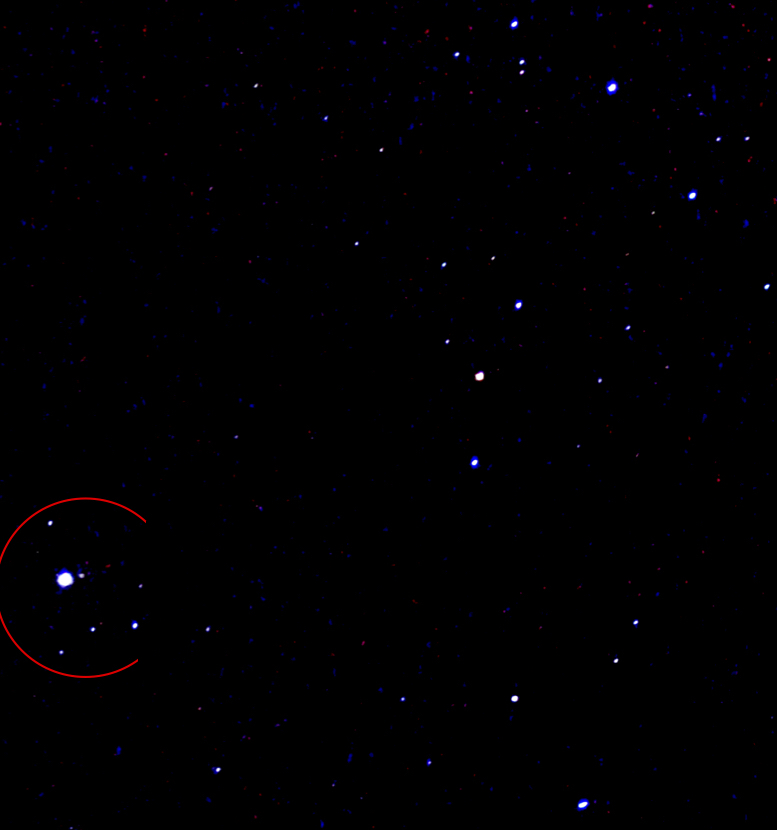
#> input picture picbase/Jupiter Picture1.jpg, 777 x 830 px, found by its file name; the run also reads 1 picture not shown here
$ jupyter execute --allow-errors StarRecognition.ipynb
#> lines starting #> are read from the running program, lines starting #| are printed output that depends on the picture; after the words box and inside, x2 and y2 are one past the last pixel; in counts of white or black regions, pixels touching at a corner belong together
[cell 1]
import numpy as np
import argparse
import imutils
import math
import cv2
import matplotlib.image as mpimg
import matplotlib.pyplot as plt
plt.rcParams['figure.figsize'] = [20, 15]

Center of contour

[cell 2]
def countourCenter(image, MIN_THRESH = 1):
    image_gray = cv2.cvtColor(image, cv2.COLOR_BGR2GRAY)
    blurred = cv2.GaussianBlur(image_gray, (5, 5), 0)
    image_gray = cv2.threshold(blurred, 60, 255, cv2.THRESH_BINARY)[1]
    cnts = cv2.findContours(image_gray.copy(), cv2.RETR_EXTERNAL,cv2.CHAIN_APPROX_SIMPLE)
    cnts = imutils.grab_contours(cnts)
    coor = []
    # loop over the contours
    for c in cnts:
        if cv2.contourArea(c) > MIN_THRESH:
            # compute the center of the contour
            M = cv2.moments(c)
            cX = int(M["m10"] / M["m00"])
            cY = int(M["m01"] / M["m00"])
            cXfloat = (M["m10"] / M["m00"])
            cYfloat = (M["m01"] / M["m00"])
            coor.append([cXfloat,cYfloat])
            # draw the contour and center of the shape on the image
            cv2.drawContours(image, [c], -1, (0, 255, 0), 2)
            cv2.circle(image, (cX, cY), 7, (255, 255, 255), -1)
            cv2.putText(image, "center", (cX - 20, cY - 20),
            cv2.FONT_HERSHEY_SIMPLEX, 0.5, (255, 255, 255), 2)

    return image, coor, cnts

Goal: Output X and Y coordinate for each star

[cell 3]
# load the image:
pic1 = mpimg.imread('/Users/jeffhe/Desktop/commitments/bliss/Solar-sail-localization/picbase/Jupiter Picture1.jpg')
#> pic1 is the input picture: shape (830, 777, 3); mean R, G, B 0.7, 0.3, 1.3
pic2 = mpimg.imread('/Users/jeffhe/Desktop/commitments/bliss/Solar-sail-localization/picbase/Jupiter Picture2.jpg')
plt.subplot(1,2,1), plt.imshow(pic1)
plt.subplot(1,2,2), plt.imshow(pic2)
#> (the rest of this cell did not finish here and is left out)

#> (a cell that did not finish here is left out)

[cell 5]
result1, coor1, cnts1 = countourCenter(pic1.copy(),MIN_THRESH = 1)
#> in countourCenter, `image_gray = cv2.threshold(blurred, 60, 255, cv2.THRESH_BINARY)[1]`:
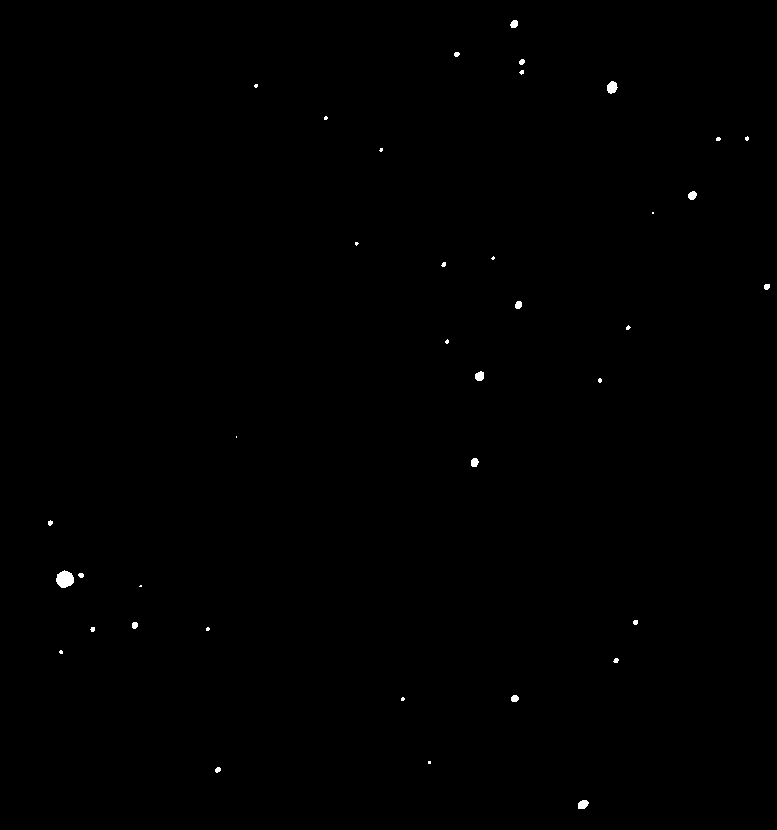
#> image_gray: shape (830, 777); 0.19% white; 38 white regions (19 under 20 px)
#> in countourCenter, `cnts = cv2.findContours(image_gray.copy(), cv2.RETR_EXTERNAL,cv2.CHAIN..`: cnts = 38 contours, 26 with area under 20; largest, box (x1, y1, x2, y2) and area: (56, 570, 74, 588) 213, (607, 81, 618, 94) 86, (578, 800, 589, 809) 64, (475, 371, 484, 381) 59, (688, 191, 697, 200) 49
#> the loop in countourCenter, `for c in cnts:` made 38 passes
#> (c, cX, cY, cXfloat, cYfloat) on passes 3, 12: ([[428, 761], [428, 763], [430, 763], [430, 761]], 429, 762, 429, 762), ([[140, 585], [139, 586], [141, 586], [141, 585]], 140, 585, 140.2, 585.6)
#> after the loop in countourCenter, `for c in cnts:`:
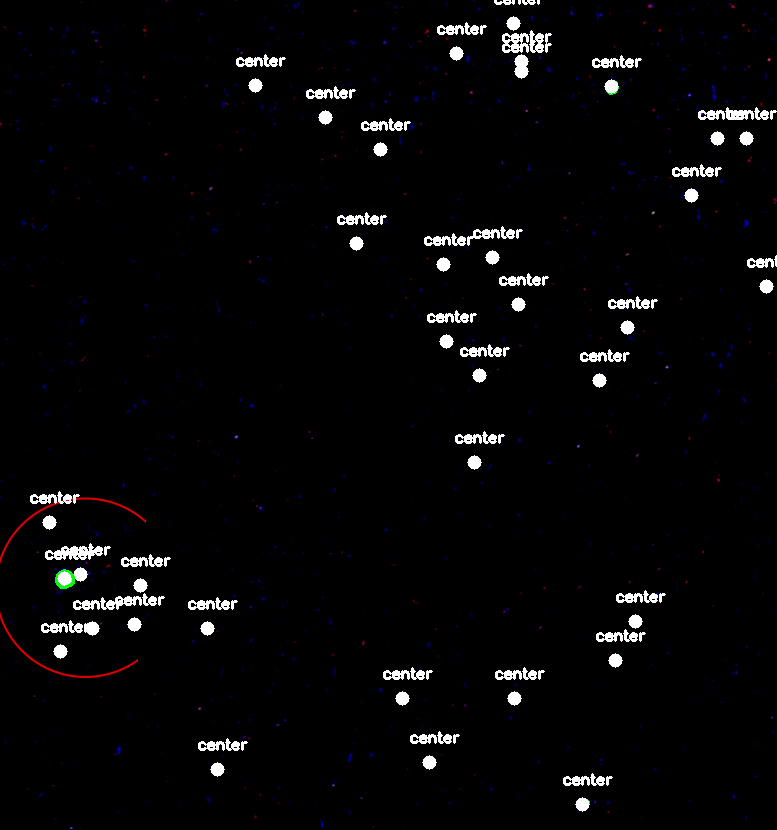
#> image: shape (830, 777, 3); 2.62% of pixels changed, all inside (x1, y1, x2, y2) = (30, 0, 777, 812)
#> after the loop in countourCenter, `for c in cnts:`: coor = 36 pairs, first value 49.87 to 766.4, second value 23.59 to 804
#> coor1 has the same summary as coor in countourCenter; cnts1 has the same summary as cnts in countourCenter
result2, coor2, cnts2 = countourCenter(pic2.copy(),MIN_THRESH = 1)
#> call 2 of countourCenter, with MIN_THRESH = 1
#> in countourCenter (call 2), `cnts = cv2.findContours(image_gray.copy(), cv2.RETR_EXTERNAL,cv2.CHAIN..`: cnts = 16 contours, 9 with area under 20; largest, box (x1, y1, x2, y2) and area: (68, 593, 82, 608) 146, (403, 334, 410, 346) 53, (465, 52, 472, 63) 46, (587, 697, 594, 706) 34, (502, 615, 508, 625) 32, (417, 413, 422, 422) 26, (365, 18, 370, 27) 24
#> the loop in countourCenter (call 2), `for c in cnts:` made 16 passes
#> (c, cX, cY, cXfloat, cYfloat) on passes 1, 8: ([[246, 743], [246, 745], [248, 745], [248, 743]], 247, 744, 247, 744), ([[46, 559], [46, 560], [47, 561], [47, 559]], 46, 559, 46.56, 559.8)
#> after the loop in countourCenter (call 2), `for c in cnts:`:
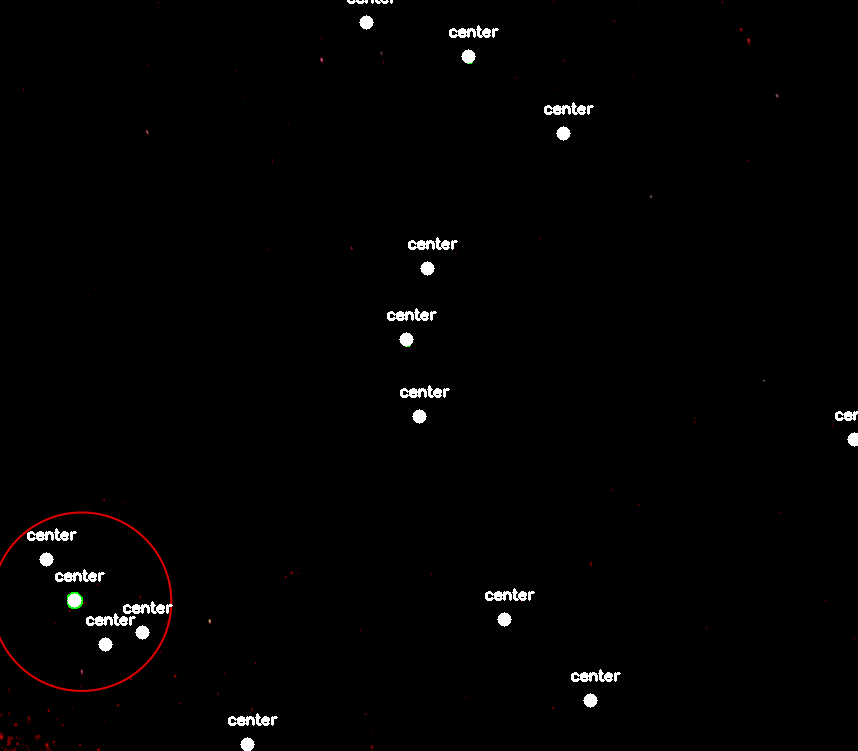
#> image: shape (751, 858, 3); mean R, G, B 3, 2.6, 2.5
#> after the loop in countourCenter (call 2), `for c in cnts:`: coor = [[247, 744], [590.3, 700.8], [105.1, 644.5], [142.6, 632.5], [504.4, 619.3], [74.2, 600.1], [46.56, 559.8], [854.1, 439.1], [419.1, 416.9], [406.1, 339.6], [427.5, 268.3], [563.5, 133.2], [468.1, 56.88], [367, 22.12]]
#> coor2 has the same summary as coor in countourCenter; cnts2 has the same summary as cnts in countourCenter
plt.subplot(1,2,1), plt.imshow(result1)
plt.subplot(1,2,2), plt.imshow(result2)

classify the stars according to brightness

[cell 6]
def arrayOfBrightest(image, topN, cnts, coor, MIN_THRESH = 1):
#> called with topN = 8, MIN_THRESH = 1
    gray = cv2.cvtColor(image, cv2.COLOR_BGR2GRAY)
    means = []
    topNArray = []
    for contour in cnts:
        if cv2.contourArea(contour) > MIN_THRESH:
            mean, stddev = getContourStat(contour, gray)
            means.append(mean[0][0])
#> this loop made 38 passes
#> (contour, mean, stddev) on passes 3, 12: ([[428, 761], [428, 763], [430, 763], [430, 761]], [123.3], [36]), ([[140, 585], [139, 586], [141, 586], [141, 585]], [128.6], [19.85])
#> after the loop, means = 36 values, max 187.7 at index 13, min 113.4 at index 29, mean 141.2
    count = 0
    while count < topN:
        index = means.index(max(means))
        topNArray.append(index)
        means[index] = -1
        count += 1
#> this loop made 8 passes
#> index on passes 1 to 8: 13, 17, 4, 20, 0, 25, 9, 21
#> after the loop, count = 8; means = 36 values, max 148.7 at index 14, min -1 at index 0, mean 104.5; topNArray = [13, 17, 4, 20, 0, 25, 9, 21]
    count = 0
    while count < topN:
        topNArray[count] = coor[topNArray[count]]
        count += 1
#> after the loop, count = 8; topNArray = [[64.5, 578.9], [479.2, 375.8], [514.4, 698.1], [518.1, 304.5], [582.6, 804], [691.9, 195.1], [134.4, 624.9], [766.4, 286.3]]
    return topNArray


def getContourStat(contour,image):
    mask = np.zeros(image.shape,dtype="uint8")
    cv2.drawContours(mask, [contour], -1, 255, -1)
    mean,stddev = cv2.meanStdDev(image,mask=mask)
    return mean, stddev


def drawCircles(topNArray,img, color):
    img = img.copy()
    for i in topNArray:
        cv2.circle(img, (int(i[0]),int(i[1])), 5, color, thickness=2)
    return img

topNArray1 = arrayOfBrightest(pic1.copy(),8,cnts1,coor1)
#> topNArray1 has the same summary as topNArray in arrayOfBrightest
img_with_circles1 = drawCircles(topNArray1,pic1.copy(),(255,0,0))
#> the loop in drawCircles, `for i in topNArray:` made 8 passes

topNArray2 = arrayOfBrightest(pic2.copy(),8,cnts2,coor2)
#> the loop in arrayOfBrightest (call 2), `for contour in cnts:` made 16 passes
#> (contour, mean, stddev) on passes 1, 8: ([[246, 743], [246, 745], [248, 745], [248, 743]], [119.9], [53.61]), ([[46, 559], [46, 560], [47, 561], [47, 559]], [138.2], [32.99])
#> the loop in arrayOfBrightest (call 2), `while count < topN:` made 8 passes
#> index on passes 1 to 8: 5, 9, 1, 12, 3, 13, 4, 10
#> topNArray2 = [[74.2, 600.1], [406.1, 339.6], [590.3, 700.8], [468.1, 56.88], [142.6, 632.5], [367, 22.12], [504.4, 619.3], [427.5, 268.3]]
img_with_circles2 = drawCircles(topNArray2, pic2.copy(),(255,0,0))
#> the loop in drawCircles (call 2), `for i in topNArray:` made 8 passes

plt.subplot(1,2,1), plt.imshow(img_with_circles1)
plt.subplot(1,2,2), plt.imshow(img_with_circles2)

[cell 7]
def distanceMap(image,coor):
    copy = image.copy()
    gray = cv2.cvtColor(copy, cv2.COLOR_BGR2GRAY)
    distanceMap = np.zeros((copy.shape[0],copy.shape[1]), dtype=int)
    for i in coor:
        distanceMap[int(i[1])][int(i[0])] = 1
#> this loop made 8 passes
#> distanceMap: shape (830, 777) int64; values 0 (black) and 1 (white), 0% white in thin lines or dots, all inside (x1, y1, x2, y2) = (64, 195, 767, 805)
    distanceMap = 1 - distanceMap
    distanceMap = distanceMap.astype(np.uint8)
    distanceMap = cv2.distanceTransform(distanceMap, cv2.DIST_L2, 3)
    display = distanceMap.copy()
    for i in coor:
        cv2.circle(display, (int(i[0]),int(i[1])), 5, (255,0,0), thickness=2)
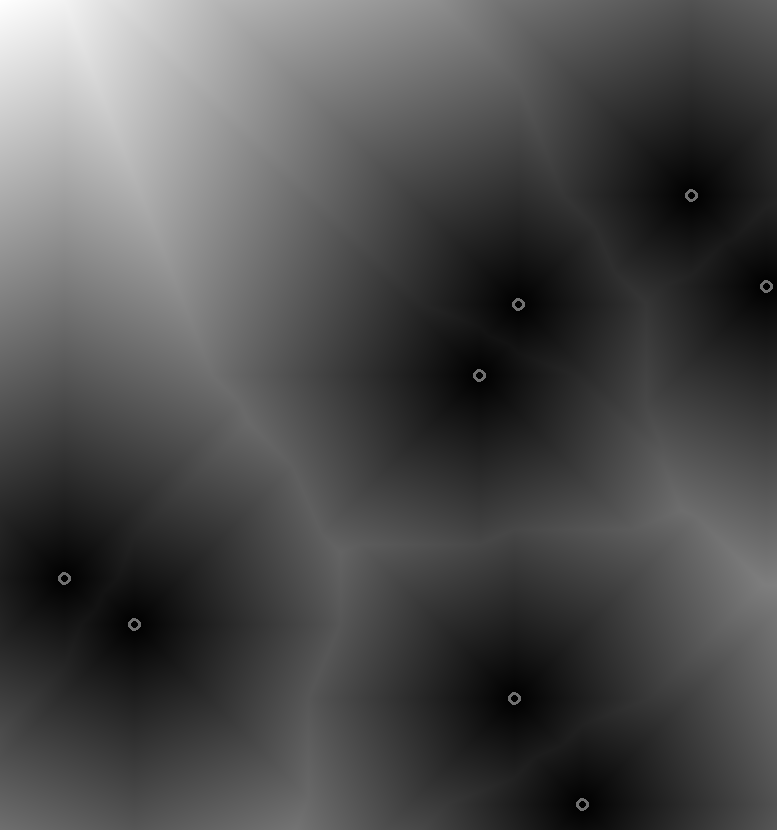
#> display: shape (830, 777) float32; min 0, max 578.5, mean 175.2; drawn with min black and max white
    return distanceMap, display

distanceMap1, display1 = distanceMap(pic1,topNArray1)
distanceMap2, display2 = distanceMap(pic2, topNArray2)
#> the loop in distanceMap (call 2), `for i in coor:` made 8 passes
#> after the loop in distanceMap (call 2), `for i in coor:`:
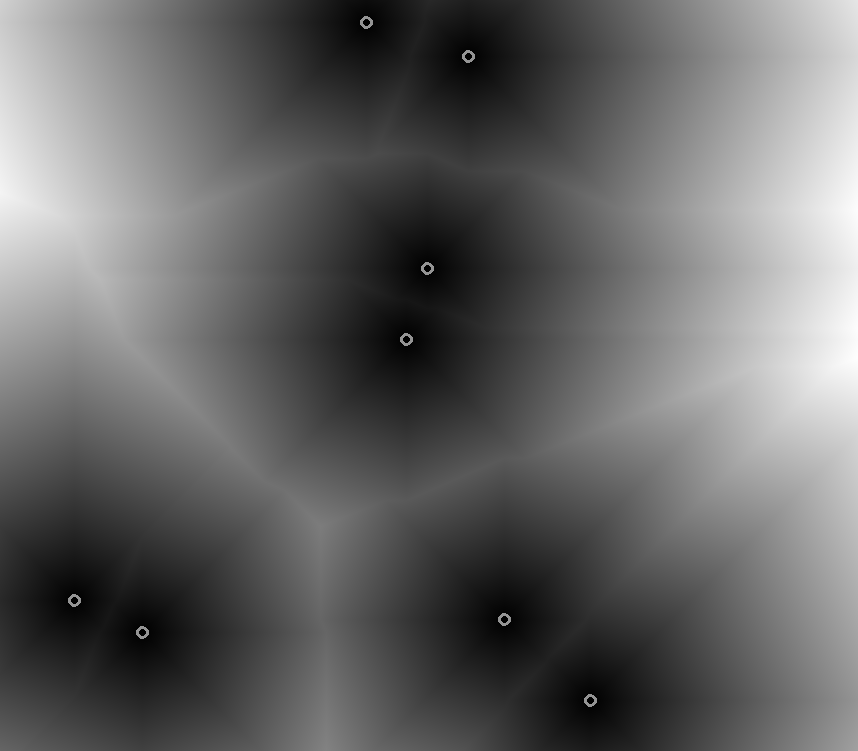
#> display: shape (751, 858) float32; min 0, max 438.2, mean 174.3; drawn with min black and max white
plt.subplot(1,2,1), plt.imshow(display1)
plt.subplot(1,2,2), plt.imshow(display2)

[cell 8]
def findCentroid(coor, image):
    xTotal = 0
    yTotal = 0
    for i in coor:
        xTotal += i[0]
        yTotal += i[1]
#> this loop made 8 passes
#> (i, xTotal, yTotal) on passes 2 to 8: ([479.2, 375.8], 543.7, 954.7), ([514.4, 698.1], 1058.1, 1652.8), ([518.1, 304.5], 1576.1, 1957.3), ([582.6, 804], 2158.8, 2761.3), ([691.9, 195.1], 2850.7, 2956.4), ([134.4, 624.9], 2985.1, 3581.3), ([766.4, 286.3], 3751.6, 3867.6)
#> after the loop, xTotal = 3751.6; yTotal = 3867.6
    image = image.copy()
    cv2.circle(image, (int(xTotal / len(coor)),int(yTotal / len(coor))), 5, (0,255,0), thickness=2)
#> image: shape (830, 777, 3)
    return [xTotal / len(coor), yTotal / len(coor)] , image

centroid1, centroidImage1 = findCentroid(topNArray1,img_with_circles1)
#> centroid1 = [468.9, 483.4]
centroid2, centroidImage2 = findCentroid(topNArray2,img_with_circles2)
#> the loop in findCentroid (call 2), `for i in coor:` made 8 passes
#> (i, xTotal, yTotal) on passes 2 to 8: ([406.1, 339.6], 480.3, 939.7), ([590.3, 700.8], 1070.6, 1640.5), ([468.1, 56.88], 1538.8, 1697.4), ([142.6, 632.5], 1681.4, 2329.9), ([367, 22.12], 2048.3, 2352), ([504.4, 619.3], 2552.8, 2971.3), ([427.5, 268.3], 2980.3, 3239.6)
#> centroid2 = [372.5, 404.9]
plt.subplot(1,2,1), plt.imshow(centroidImage1)
plt.subplot(1,2,2), plt.imshow(centroidImage2)

[cell 9]
def translation(centroidDatabase, centroidTarget, coor):
    coor = coor.copy()
#> coor has the same summary as topNArray2 outside translation
    xTrans = centroidTarget[0] - centroidDatabase[0]
#> xTrans = 96.41
    yTrans = centroidTarget[1] - centroidDatabase[1]
#> yTrans = 78.5
    for i in coor:
        i[0] += xTrans
        i[1] += yTrans
#> this loop made 8 passes
    return coor

newCoor = translation(centroid2, centroid1, topNArray2)
#> newCoor = [[170.6, 678.6], [502.6, 418.1], [686.7, 779.3], [564.5, 135.4], [239, 711], [463.4, 100.6], [600.8, 697.8], [523.9, 346.8]]


newCoorImage = drawCircles(newCoor, centroidImage1, (0,0,255))
#> call 3 of drawCircles, with color = (0, 0, 255)
#> the loop in drawCircles (call 3), `for i in topNArray:` made 8 passes
#> after the loop in drawCircles (call 3), `for i in topNArray:`:
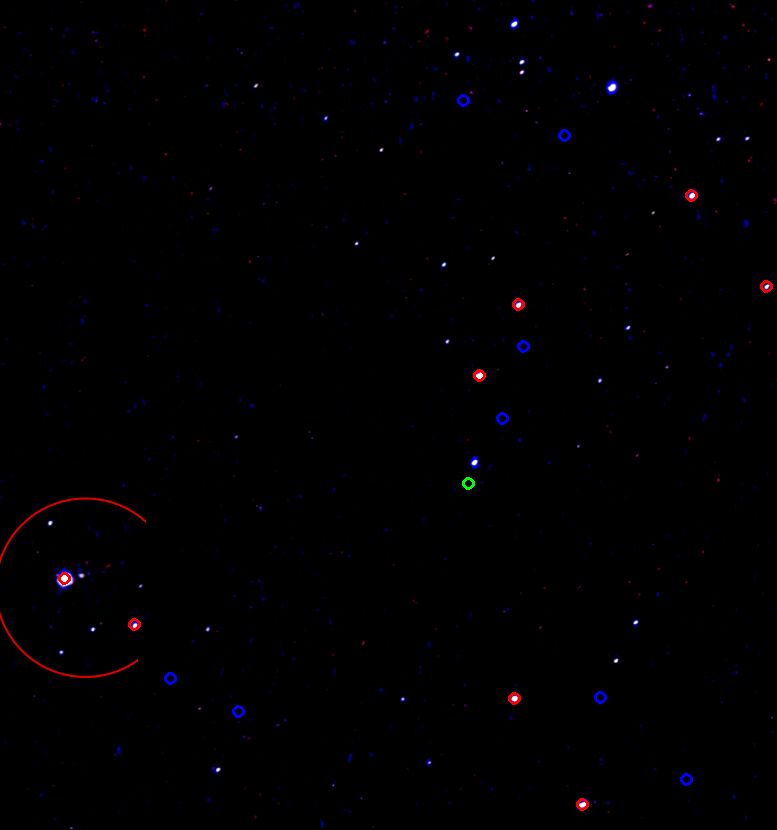
#> img: shape (830, 777, 3); mean R, G, B 1, 0.3, 1.5
plt.imshow(newCoorImage)

[cell 10]
def computeDistance(point1, point2):
    return ((point1[0] - point2[0]) ** 2 + (point1[1] - point2[1]) ** 2) ** 0.5

def computeCurrentDotProduct(coor1, coor2, centroid):
    sum = 0.0
    coor1 = coor1.copy()
#> coor1 has the same summary as topNArray in arrayOfBrightest
    coor2 = coor2.copy()
#> coor2 has the same summary as newCoor outside computeCurrentDotProduct
    for i in coor2:
        vector1 = [i[0] - centroid[0], centroid[1] - i[1]]
        minDistance = computeDistance(i,coor1[0])
        minPoint = coor1[0]
        for j in coor1:
            distance = computeDistance(i,j)
            if (distance < minDistance):
                minDistance = distance
                minPoint = j
        vector2 = [minPoint[0] - centroid[0], centroid[1] - minPoint[1]]
        dotProduct = vector1[0] * vector2[0] + vector1[1] * vector2[1]
        sum += dotProduct
        coor1.remove(minPoint)
#> this loop made 8 passes
#> (i, vector1, vector2, dotProduct, sum) on passes 1 to 4: ([170.6, 678.6], [-298.3, -195.1], [-334.5, -141.4], 127403.7, 127403.7), ([502.6, 418.1], [33.61, 65.3], [10.25, 107.7], 7374.7, 134778.5), ([686.7, 779.3], [217.8, -295.8], [113.7, -320.6], 119594.9, 254373.4), ([564.5, 135.4], [95.59, 348.1], [223, 288.4], 121697.9, 376071.3)
#> after the loop, coor1 = []; sum = 654305
    return sum

def rotateNDegree(coor, centroid, degree):
    coor = coor.copy()
    count = 0
    while count < len(coor):
        i = coor[count]
        standardVector = [100,0]
        vector = [i[0] - centroid[0], centroid[1] - i[1]]
        theta = math.acos((standardVector[0] * vector[0] + standardVector[1] * vector[1]) / (computeDistance(standardVector,[0,0]) * computeDistance(vector,[0,0])))
        if (vector[1] < 0):
            theta = -theta
        theta = theta + math.pi / 180 * degree
        r = computeDistance(i,centroid)
        newVec = [r * math.cos(theta), r * math.sin(theta)]
        newCoor = [newVec[0] + centroid[0],centroid[1] - newVec[1]]
        coor[count] = newCoor
        count += 1
    return coor

[cell 11]
def findFit(coor1,coor2, centroid):
    maxDot = computeCurrentDotProduct(coor1, coor2, centroid)
#> maxDot = 654305
    theta = 0
    i = 0
    while i < 360:
        coor2 = rotateNDegree(coor2, centroid,1)
        dot = computeCurrentDotProduct(coor1, coor2, centroid)
        if (dot > maxDot):
            maxDot = dot
            theta = i
        i += 1
#> this loop made 360 passes
#> dot on passes 1 to 3: 649935.5, 645368, 640603.9
    return theta

findFit(topNArray1, topNArray2, centroid1)
#> Out = 327

[cell 12]
#show that this is correct
coor = rotateNDegree(topNArray2,centroid1,337)
l = drawCircles(coor, centroidImage1,(0,0,255))
#> call 4 of drawCircles, with color = (0, 0, 255)
#> the loop in drawCircles (call 4), `for i in topNArray:` made 8 passes
#> i on passes 1 to 8: [118.1, 546.5], [525.4, 436.5], [553.8, 840.8], [692.9, 200.4], [168.4, 603.1], [613.4, 128.9], [506.6, 732.3], [573, 379.1]
#> after the loop in drawCircles (call 4), `for i in topNArray:`:
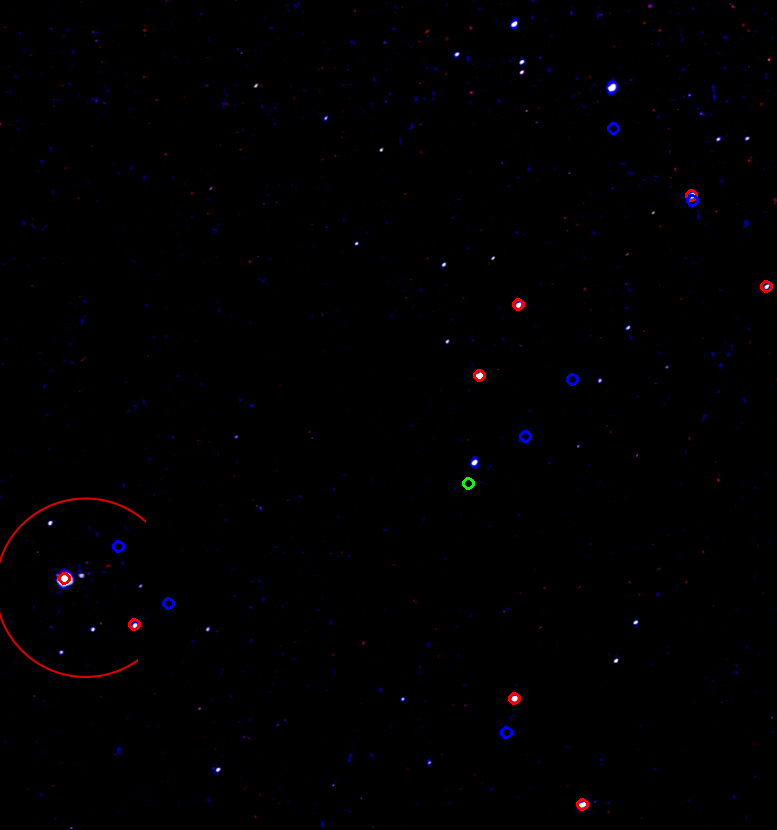
#> img: shape (830, 777, 3); mean R, G, B 0.9, 0.3, 1.4
